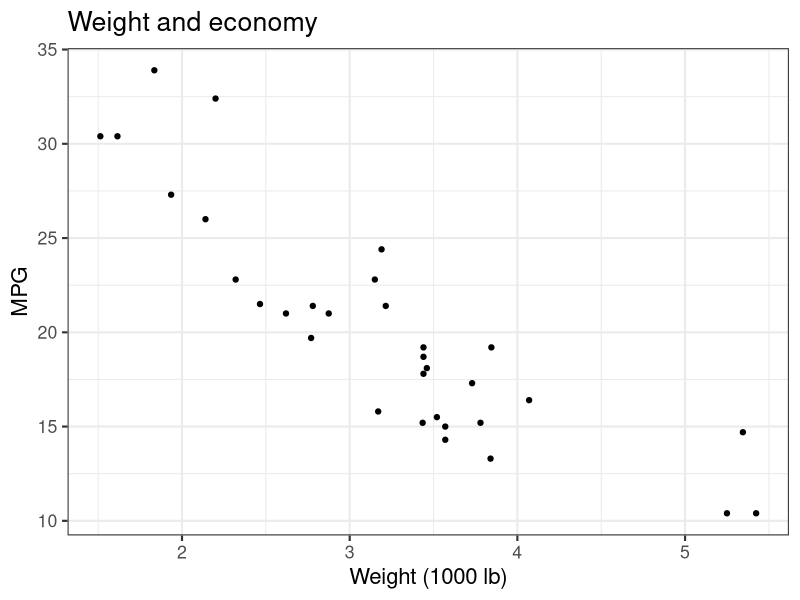

Here is the R script that generated this plot:
library(ggplot2)

poster <- TRUE
p <- ggplot(mtcars, aes(wt, mpg)) + geom_point() +
  labs(title = "Weight and economy", x = "Weight (1000 lb)", y = "MPG") +
  theme_bw(base_size = 9)
if (poster) {
  p <- p + theme_bw(base_size = 16)
}
ggsave("figure.png", p, width = 7, height = 5)
